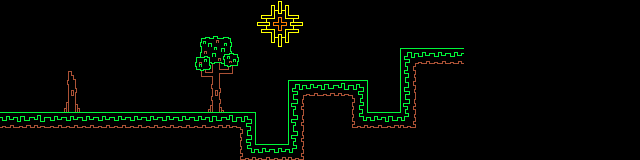

Tiled map render using the project's own tile images. Description and the whole map definition, tile-layer contents included, below:
An orthogonal 40x10 tile map with 16x16 px tiles, 2 tile layers (ground, envir) and 4 objects.

<map version="1.10" tiledversion="1.10.2" orientation="orthogonal" renderorder="right-down" width="40" height="10" tilewidth="16" tileheight="16" infinite="0" nextlayerid="4" nextobjectid="16">
 <tileset firstgid="1" source="Environment.tsx" />
 <layer id="1" name="ground" width="40" height="10">
  <data encoding="csv">
0,0,0,0,0,0,0,0,0,0,0,0,0,0,0,0,0,0,0,0,0,0,0,0,0,0,0,0,0,0,0,0,0,0,0,0,0,0,0,0,
0,0,0,0,0,0,0,0,0,0,0,0,0,0,0,0,0,0,0,0,0,0,0,0,0,0,0,0,0,0,0,0,0,0,0,0,0,0,0,0,
0,0,0,0,0,0,0,0,0,0,0,0,0,0,0,0,0,0,0,0,0,0,0,0,0,0,0,0,0,0,0,0,0,0,0,0,0,0,0,0,
0,0,0,0,0,0,0,0,0,0,0,0,0,0,0,0,0,0,0,0,0,0,0,0,0,1,2,2,2,0,0,0,0,0,0,0,0,0,0,0,
0,0,0,0,0,0,0,0,0,0,0,0,0,0,0,0,0,0,0,0,0,0,0,0,0,25,0,0,0,0,0,0,0,0,0,0,0,0,0,0,
0,0,0,0,0,0,0,0,0,0,0,0,0,0,0,0,0,0,1,2,3,4,5,0,0,49,0,0,0,0,0,0,0,0,0,0,0,0,0,0,
0,0,0,0,0,0,0,0,0,0,0,0,0,0,0,0,0,0,73,0,0,0,29,0,0,73,0,0,0,0,0,0,0,0,0,0,0,0,0,0,
2,3,4,2,2,2,2,2,2,2,2,2,2,3,4,5,0,0,73,0,0,0,30,2,3,31,0,0,0,0,0,0,0,0,0,0,0,0,0,0,
0,0,0,0,0,0,0,0,0,0,0,0,0,0,0,53,0,0,73,0,0,0,0,0,0,0,0,0,0,0,0,0,0,0,0,0,0,0,0,0,
0,0,0,0,0,0,0,0,0,0,0,0,0,0,0,30,2,2,31,0,0,0,0,0,0,0,0,0,0,0,0,0,0,0,0,0,0,0,0,0
</data>
 </layer>
 <layer id="3" name="envir" width="40" height="10">
  <data encoding="csv">
0,0,0,0,0,0,0,0,0,0,0,0,0,0,0,0,1657,1658,1659,0,0,0,0,0,0,0,0,0,0,0,0,0,0,0,0,0,0,0,0,0,
0,0,0,0,0,0,0,0,0,0,0,0,0,0,0,0,1681,1682,1683,0,0,0,0,0,0,0,0,0,0,0,0,0,0,0,0,0,0,0,0,0,
0,0,0,0,0,0,0,0,0,0,0,0,112,113,114,0,1705,1706,1707,0,0,0,0,0,0,0,0,0,0,0,0,0,0,0,0,0,0,0,0,0,
0,0,0,0,0,0,0,0,0,0,0,0,136,137,138,0,0,0,0,0,0,0,0,0,0,0,0,0,0,0,0,0,0,0,0,0,0,0,0,0,
0,0,0,0,79,0,0,0,0,0,0,0,133,134,135,0,0,0,0,0,0,0,0,0,0,0,0,0,0,0,0,0,0,0,0,0,0,0,0,0,
0,0,0,0,103,0,0,0,0,0,0,0,0,102,0,0,0,0,0,0,0,0,0,0,0,0,0,0,0,0,0,0,0,0,0,0,0,0,0,0,
0,0,0,0,127,0,0,0,0,0,0,0,0,126,0,0,0,0,0,0,0,0,0,0,0,0,0,0,0,0,0,0,0,0,0,0,0,0,0,0,
0,0,0,0,0,0,0,0,0,0,0,0,0,0,0,0,0,0,0,0,0,0,0,0,0,0,0,0,0,0,0,0,0,0,0,0,0,0,0,0,
0,0,0,0,0,0,0,0,0,0,0,0,0,0,0,0,0,0,0,0,0,0,0,0,0,0,0,0,0,0,0,0,0,0,0,0,0,0,0,0,
0,0,0,0,0,0,0,0,0,0,0,0,0,0,0,0,0,0,0,0,0,0,0,0,0,0,0,0,0,0,0,0,0,0,0,0,0,0,0,0
</data>
 </layer>
 <objectgroup id="2" name="env">
  <object id="1" x="0" y="112" width="240" height="16" />
  <object id="7" x="240" y="112" width="16" height="16" />
  <object id="11" x="240" y="128" width="16" height="32" />
  <object id="12" x="256" y="144" width="32" height="16" />
 </objectgroup>
</map>
